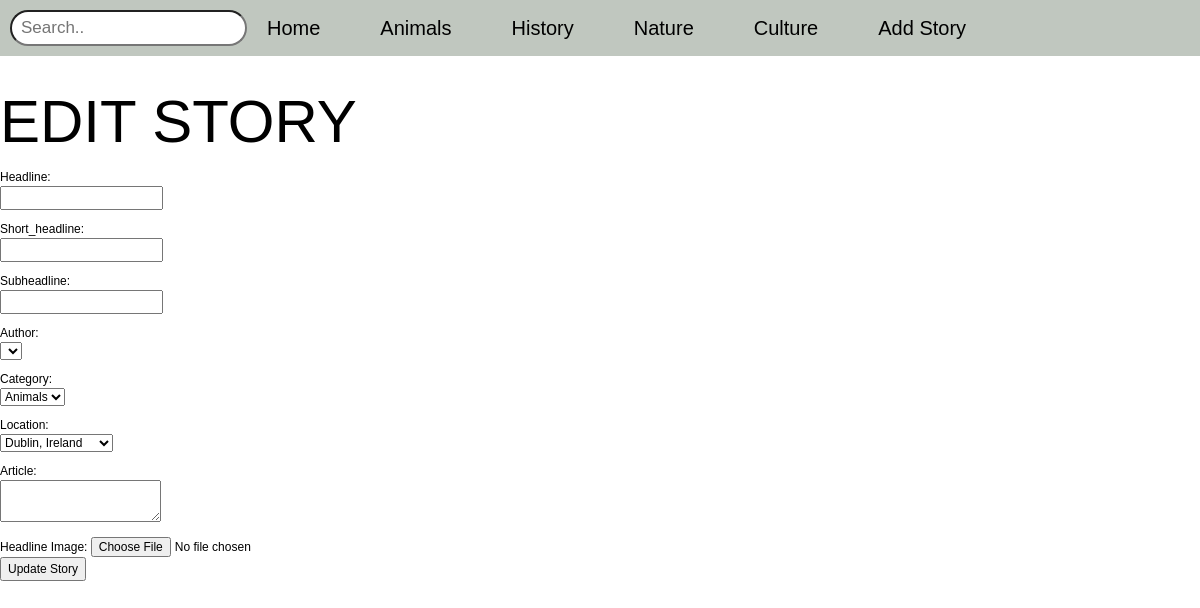
Page /story_edit.php on the committed database.
### tables this page shows
CREATE TABLE `categories` (
  `id` int NOT NULL,
  `name` varchar(30) NOT NULL
);

### classes/Category.php (called while the page is built, shortened)
<?php
class Category {
    public function __construct($props = null) {
        if ($props != null) {
            if (array_key_exists("id", $props)) {
                $this->id = $props["id"];
            }
            $this->name = $props["name"];
        }
    }
    public static function findAll() {
        $categories = array();
        $db = null;
        try {
            $db = DB::getInstance()->getConnection();
            $sql = "SELECT * FROM categories";
            $stmt = $db->prepare($sql);
            $status = $stmt->execute();
            if ($stmt->rowCount() !== 0) {
                $row = $stmt->fetch(PDO::FETCH_ASSOC);
                while ($row !== FALSE) {
                    $category = new Category($row);
                    $categories[] = $category;
                    $row = $stmt->fetch(PDO::FETCH_ASSOC);
                }
            }
        }
        finally {
            if ($db !== null) {
                $db = null;
            }
        }
        return $categories;
    }
}
?>

### lib/global.php (called while the page is built, shortened)
<?php
function old($key, $default=null) {
    $result = $default;
    return $result;
}
function chosen($key, $search, $default=null) {
    $result = FALSE;
    return $result;
}
?>

### classes/Author.php (called while the page is built, shortened)
<?php
class Author {
    public function __construct($props = null) {
        if ($props != null) {
            if (array_key_exists("id", $props)) {
                $this->id = $props["id"];
            }
        }
    }
    public static function findAll() {
        $authors = array();
        $db = null;
        try {
            $db = DB::getInstance()->getConnection();
            $sql = "SELECT * FROM authors";
            $stmt = $db->prepare($sql);
            $status = $stmt->execute();
            if ($stmt->rowCount() !== 0) {
                $row = $stmt->fetch(PDO::FETCH_ASSOC);
                while ($row !== FALSE) {
                    $author = new Author($row);
                    $authors[] = $author;
                    $row = $stmt->fetch(PDO::FETCH_ASSOC);
                }
            }
        }
        finally {
            if ($db !== null) {
                $db = null;
            }
        }
        return $authors;
    }
}
?>

### classes/Location.php (called while the page is built, shortened)
<?php
class Location {
    public function __construct($props = null) {
        if ($props != null) {
            if (array_key_exists("id", $props)) {
                $this->id = $props["id"];
            }
            $this->name = $props["name"];
        }
    }
    public static function findAll() {
        $locations = array();
        $db = null;
        try {
            $db = DB::getInstance()->getConnection();
            $sql = "SELECT * FROM locations";
            $stmt = $db->prepare($sql);
            $status = $stmt->execute();
            if ($stmt->rowCount() !== 0) {
                $row = $stmt->fetch(PDO::FETCH_ASSOC);
                while ($row !== FALSE) {
                    $location = new Location($row);
                    $locations[] = $location;
                    $row = $stmt->fetch(PDO::FETCH_ASSOC);
                }
            }
        }
        finally {
            if ($db !== null) {
                $db = null;
            }
        }
        return $locations;
    }
}
?>

### story_edit.php (the view, shortened to what this page needs)
<?php
require_once './lib/global.php';
try {
    $authors = Author::findAll();
    $locations = Location::findAll();
}catch (PDOException $e) {
        setFlashMessage('error', 'Error: ' . $e->getMessage());
        redirect('index.php');
    }
?>
<!DOCTYPE html>
<html lang="en">
<head>
    <link rel="stylesheet" href="css/all.min.css">
    <link rel="stylesheet" href="css/reset.css">
    <link rel="stylesheet" href="css/grid.css">
    <link rel="stylesheet" href="css/main.css">
</head>
<body>
    <?php require_once "./lib/navbar.php"; ?>
    <form action="story_update.php" method="POST" enctype="multipart/form-data">
    <div class="container">
    <div class="width-6">
        <h1>Edit Story</h1>
        <div class="input">
            <label for="headline">Headline:</label>
            <div>
                <input type="text" id="headline" name="headline"
                value="<?= old('headline') ?? $story->headline ?>" required>
            </div>
        </div>
        <div class="input">
            <label for="short_headline">Short_headline:</label>
            <div>
                <input type="text" id="short_headline" name="short_headline"
                value="<?= old('short_headline') ?? $story->short_headline ?>" required>
            </div>
        </div>
        <div class="input">
            <label for="subheadline">Subheadline:</label>
            <div>
                <input type="text" id="subheadline" name="subheadline"
                value="<?= old('subheadline') ?? $story->subheadline ?>" required>
            </div>
        </div>
        <div class="input">
            <label for="author_id">Author:</label>
            <div>
                <select name="author_id" id="author_id">
                    <?php foreach ($authors  as $author) { ?>
                        <option value="<?= $author->id ?>"
                        <?= ($author->id == ($story->author_id)) ? 'selected' : '' ?>></option>
                    <?php } ?>
                </select>
            </div>
        </div>
        <div class="input">
            <label for="category_id">Category:</label>
            <div>
                <select name="category_id" id="category_id">
                    <?php foreach ($categories as $cat) { ?>
                        <option value="<?= $cat->id ?>" <?= chosen('category_id', $cat->id) ? 'selected' : '' ?>><?= $cat->name ?></option>
                    <?php } ?>
                </select>
            </div>
        </div>
        <div class="input">
            <label for="location_id">Location:</label>
            <div>
                <select name="location_id" id="location_id">
                    <?php foreach ($locations as $loc) { ?>
                        <option value="<?= $loc->id ?>" <?= chosen('location_id', $loc->id) ? 'selected' : '' ?>><?= $loc->name ?></option>
                    <?php } ?>
                </select>
            </div>
        </div>
        <div class="input">
            <label for="article">Article:</label>
            <div>
                <textarea name="article" id="article"><?= old('article') ?? $story->article ?></textarea>
            </div>
        </div>
        <div class="input">
            <label for="image">Headline Image:</label>
            <input type="file" id="image" name="image" accept="image/*">
        </div>
        <button type="submit">Update Story</button>
        </div>
        </div>
    </form>
</body>
</html>

### lib/navbar.php
<?php
try {
    $categories = Category::findAll();
}
catch (Exception $e) {
    echo $e->getMessage();
    exit();
}
?>
<div class="navBarBackground">
<div class="container">
<div class="width-12">
    <ul class="navbar">
        <input type="text" placeholder="Search..">
        <div class="pageLinks">
                <li><a href="index.php">Home</a></li>
            <?php foreach ($categories as $c) { ?>
                <li><a href="category.php?id=<?= $c->id ?>"><?= $c->name ?></a></li>
            <?php } ?>
                <li><a href="story_create.php">Add Story</a></li>
        </div>
    </ul>
</div>
</div>
</div>

### css/grid.css (style rules this page uses)
.container { width: 1200px; margin: auto; display: grid; grid-template-columns: repeat(12, 1fr); grid-column-gap: 20px; grid-row-gap: 1em; grid-row: auto; }
.width-6 { grid-column: span 6; }
.width-12 { grid-column: span 12; }

### css/main.css (style rules this page uses)
body { background-color: white; font-family: "Jost", sans-serif; font-size: 12px; font-weight: 400; }
h1, h2, h3 { line-height: 1.2; }
h1 { font-size: 60px; margin-bottom: 10px; font-weight: 400; text-transform: uppercase; }
.navBarBackground { background-color: #c0c7bf; margin-bottom: 30px; }
.navbar { gap: 20px; display: flex; font-family: "Jost", sans-serif; font-size: 20px; padding: 10px; }
.navbar input[type=text] { float: right; padding: 3px; padding-left: 9px; border-radius: 30px; font-size: 17px; }
.pageLinks { display: flex; gap: 60px; justify-content: center; align-items: center; font-weight: 500; }

### rows in the picture
categories: name "Animals"
categories: name "History"
categories: name "Nature"
categories: name "Culture"

### other values in the picture
form field category_id "Animals"
form field location_id "Dublin, Ireland"
